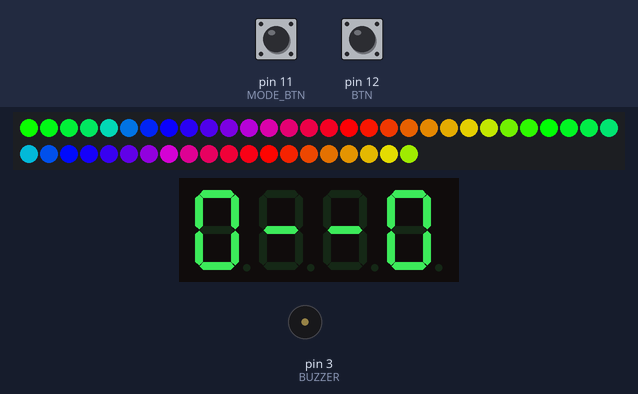
A sketch run on a simulated Arduino Nano, built with avr-gcc and run on an emulated ATmega328P. Parts: 50 RGB LEDs in strip order, left to right, continuing on the next row, 4-digit seven-segment display, buzzer (waves = sounding). The test bench sets the inputs (shaded band); at power-on: pin 12 (BTN) HIGH, pin 11 (MODE_BTN) HIGH. Random numbers use the default seed unless the sketch sets one; what the sketch prints to the serial monitor is not drawn.

Above: at 1.2 s.
1.3 s: pin 12 (BTN) pulled LOW for 0.15 s
2.0 s: pin 12 (BTN) pulled LOW for 1 s
At 3.3 s:
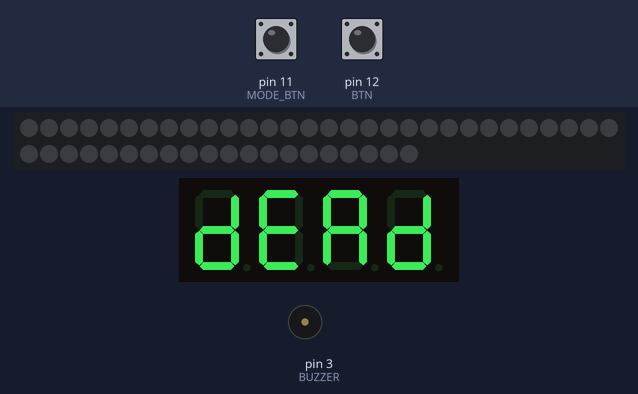
4.5 s: pin 11 (MODE_BTN) pulled LOW for 0.15 s
At 4.77 s:
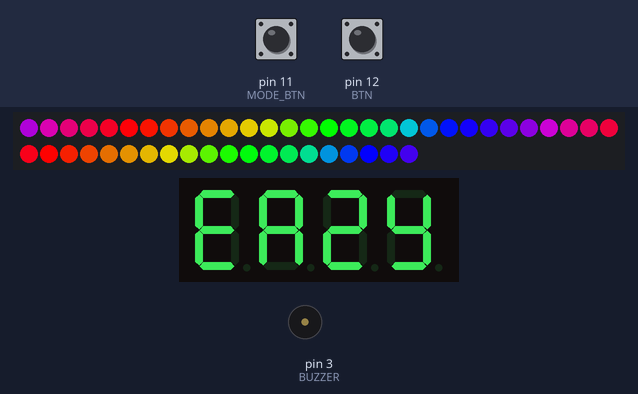
5.2 s: pin 11 (MODE_BTN) pulled LOW for 1 s
At 5.4 s:
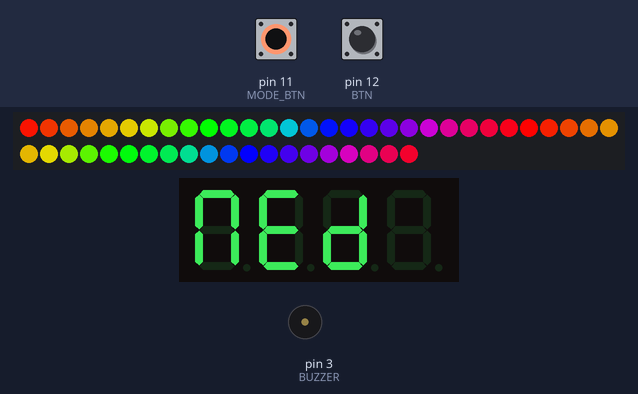
6.8 s: pin 11 (MODE_BTN) pulled LOW for 0.15 s
At 7.0 s:
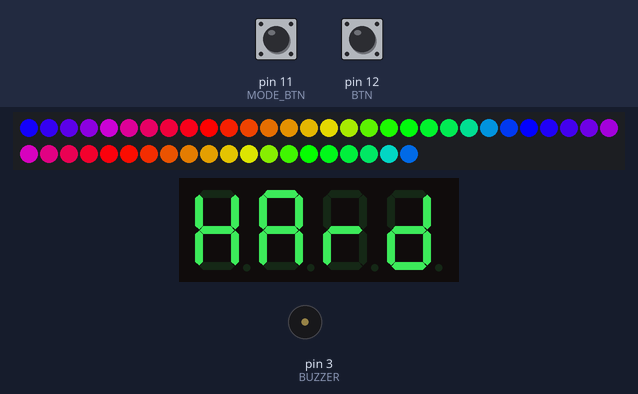
7.5 s: pin 12 (BTN) pulled LOW for 0.15 s
At 8.4 s:
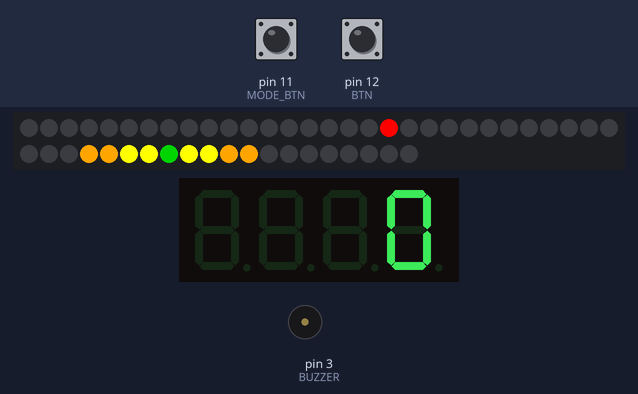
Timing chart, 0 to 10.5 s (numbered marks = the images above; inputs shaded):
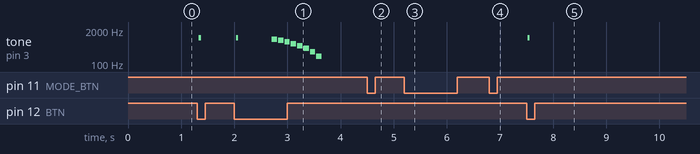

The sketch:

Cyclone_Game_v3.1.ino
```cpp
/*
________________________________________________________________________
  _   _    _    ____  _   _ _____   _     ____
 | | | |  / \  / ___|| | | |_   _| / \   / ___|
 | |_| | / _ \ \___ \| |_| | | |  / _ \ | |  _
 |  _  |/ ___ \ ___) |  _  | | | / ___ \| |_| |
 |_| |_/_/   \_\____/|_| |_| |_|/_/   \_\\____|

  Cyclone Game v3.1 — Using Arduino Nano + WS2812B
  Wokwi Simulation - "https://wokwi.com/projects/461095303071447041"
_________________________________________________________________________

  Name: Aniket Chowdhury [Hashtag]
  Email: micro.aniket@gmail.com
  GitHub: https://github.com/itzzhashtag
  Instagram: https://instagram.com/itzz_hashtag
  LinkedIn: https://www.linkedin.com/in/itzz-hashtag/
*/

#include <FastLED.h>        // LED strip control library
#include <TM1637Display.h>  // 4-digit display library
#include <EEPROM.h>         // Persistent memory (for high score)

// ===============================
// --- CONFIG ---
// ===============================
#define NUM_LEDS 50         // Total LEDs in strip
#define DATA_PIN 13         // Data pin for LED strip
#define BTN 12              // Main game button
#define MODE_BTN 11         // Mode selection button
#define BUZZER 3            // Buzzer pin
#define CLK 9               // TM1637 Clock pin
#define DIO 10              // TM1637 Data pin

// ===============================
// --- OBJECTS ---
// ===============================
CRGB leds[NUM_LEDS];        // LED array
TM1637Display display(CLK, DIO); // Display object

// ===============================
// --- GAME STATE ---
// ===============================
byte gameState = 0;         // 0 = idle, 1 = playing
byte Position = 0;          // Runner (red LED) position
byte level = 1;             // Game level
unsigned long gameTimer = 0; // Controls speed timing
bool newTarget = true;      // Flag to generate new target
int spot = 0;               // Target center position
int targetSize = 3;         // Safe zone size (fixed per round)
int highScore = 0;          // Stored high score (EEPROM)
int score = 0;              // Current score

// ===============================
// --- MODE SYSTEM ---
// ===============================
enum GameMode
{
  MODE_REST,
  MODE_EAZY,
  MODE_MED,
  MODE_HARD
};
GameMode currentMode = MODE_REST;

unsigned long modeTimer = 0;// Mode display timer
bool showModeFlag = false;
unsigned long idleTimer = 0;// Idle display cycle
byte idleState = 0;

// ===============================
// --- BUTTON HANDLING ---
// ===============================
bool lastBtn = HIGH;
bool lastModeBtn = HIGH;
bool buttonPressed() {
  bool curr = digitalRead(BTN);
  if (lastBtn == HIGH && curr == LOW)
  {
    delay(20);
    lastBtn = curr;
    return true;
  }
  lastBtn = curr;
  return false;
}

bool modePressed() {
  bool curr = digitalRead(MODE_BTN);
  if (lastModeBtn == HIGH && curr == LOW)
  {
    delay(20);
    lastModeBtn = curr;
    return true;
  }
  lastModeBtn = curr;
  return false;
}

// ===============================
// --- SOUND ---
// ===============================
void beep(int f, int d)
{
  tone(BUZZER, f, d);
  delay(d);
  noTone(BUZZER);
}
void sPress()
{
  beep(1000, 40);
}
void sNear()
{
  beep(600, 80);
}
void sHit()
{
  beep(1200, 60);
}
void sBull()
{
  beep(2000, 100);
}
void sDead()
{
  int notes[] = {900, 800, 700, 600, 500, 400, 300, 200};
  for (int i = 0; i < 8; i++)
  {
    tone(BUZZER, notes[i], 100);
    delay(120);
  }
  noTone(BUZZER);
}

// ===============================
// --- SETUP ---
// ===============================
void setup()
{
  FastLED.addLeds<WS2812B, DATA_PIN, GRB>(leds, NUM_LEDS);
  pinMode(BTN, INPUT_PULLUP);
  pinMode(MODE_BTN, INPUT_PULLUP);
  pinMode(BUZZER, OUTPUT);
  display.setBrightness(5);
  EEPROM.get(0, highScore);
  if (highScore < 0 || highScore > 9999) highScore = 0;   // Safety check
  Serial.print("High Score Loaded: ");
  Serial.println(highScore);
  Serial.begin(9600);
  Serial.println("Cyclone v3.1 Ready");
}

// ===============================
// --- LOOP ---
// ===============================
void loop()
{
  if (gameState == 0) idleMode();
  else playMode();
}

// ===============================
// --- IDLE MODE ---
// ===============================
void idleMode()
{
  fill_rainbow(leds, NUM_LEDS, millis() / 10, 10);
  FastLED.show();
  if (modePressed()) // Mode change
  {
    currentMode = (GameMode)(((int)currentMode + 1) % 4);

    showModeFlag = true;
    modeTimer = millis();

    Serial.print("Mode: ");
    Serial.println((int)currentMode);
  }
  // Display handling
  if (showModeFlag)
  {

    showMode();

    if (millis() - modeTimer > 10000)
    {
      showModeFlag = false;
    }

  }
  else
  {

    // Cycle: 0--0 → HiSr → Score
    if (millis() - idleTimer > 3000)
    {
      idleTimer = millis();
      idleState = (idleState + 1) % 3;
    }
    if (idleState == 0) showIdleDisplay();
    else if (idleState == 1) showHiSr();
    else display.showNumberDec(highScore);
    currentMode = MODE_REST;// 🔥 IMPORTANT: reset mode to default
  }
  if (buttonPressed())   // Start game
  {
    sPress();
    startGame();
  }
}

// ===============================
// --- START ---
// ===============================
void startGame()
{
  score = 0;
  level = 1;
  Position = 0;
  newTarget = true;
  gameState = 1;
  Serial.println("Game Start");
}

// ===============================
// --- PLAY MODE ---
// ===============================
void playMode()
{
  int speed;
  switch (currentMode) // Mode difficulty (ONLY speed changes)
  {
    case MODE_EAZY: speed = random(80, 110); break;
    case MODE_MED:  speed = random(50, 80); break;
    case MODE_HARD: speed = (random(0, 2) ? 25 : 40); break;
    default:        speed = constrain(80 - level * 3 + random(-6, 6), 20, 120); break;
  }
  if (millis() - gameTimer > speed)
  {
    gameTimer = millis();
    if (newTarget)  // Generate target ONCE
    {
      spot = random(2, NUM_LEDS - 2);
      switch (currentMode)       // Lock size once (NO flicker)
      {
        case MODE_EAZY: targetSize = random(3, 5); break;
        case MODE_MED:  targetSize = random(2, 4); break;
        case MODE_HARD: targetSize = random(0, 2); // 0 or 1 break;
        default:
          int baseSize = constrain(4 - level / 4, 0, 5);
          if (level > 6 && random(0, 5) == 0)     // 🎯 chance to trigger PERFECT mode (size = 0)
          {
            targetSize = 0;   // 🔥 perfect mode
            Serial.println("PERFECT MODE (DEFAULT)");
          }
          else
          {
            targetSize = max(1, baseSize); // normal safe zone
          }
          break;
      }
      newTarget = false;
      Serial.print("Target: ");
      Serial.print(spot);
      Serial.print(" Size: ");
      Serial.println(targetSize);
    }
    drawTarget(targetSize);
    moveRunner();
    FastLED.show();
  }
  if (buttonPressed())
  {
    handleHit(targetSize);
  }
  display.showNumberDec(score);
}

// ===============================
// --- HIT SYSTEM ---
// ===============================
void handleHit(int size)
{
  sPress();  // button click sound
  int hit = Position - 1;// Get last runner position (actual hit point)
  if (hit < 0) hit = NUM_LEDS - 1;
  int dist = abs(hit - spot); // Distance calculation (wrap-safe)
  dist = min(dist, NUM_LEDS - dist);
  Serial.print("Hit: ");
  Serial.print(hit);
  Serial.print(" | Target: ");
  Serial.print(spot);
  Serial.print(" | Dist: ");
  Serial.println(dist);

  // ===============================
  // 🎯 PERFECT MODE (no safe zone)
  // ===============================
  if (size == 0)
  {
    if (dist == 0)
    {
      Serial.println("PERFECT HIT!");
      sBull();
      score += 30;   // higher reward
      win();
    } else
    {
      Serial.println("MISS (Perfect Mode)");
      lose();
    }
    return;
  }

  // ===============================
  // 🎯 NORMAL MODE (multi-zone)
  // ===============================
  int inner = max(1, size / 2);
  if (dist == 0)
  {
    Serial.println("BULLSEYE");
    sBull();
    score += 20;
    win();
  }
  else if (dist <= inner)
  {
    Serial.println("GOOD HIT");
    sHit();
    score += 12;
    win();
  }
  else if (dist <= size)
  {
    Serial.println("EDGE HIT");
    sNear();
    score += 8;
    win();
  }
  else
  {
    Serial.println("MISS");
    lose();
  }
}

// ===============================
// --- WIN / LOSE ---
// ===============================
void win()
{
  level++;
  Serial.println("WIN");
  flash(CRGB::Green);
  newTarget = true;
}

void lose()
{
  Serial.println("DEAD");
  if (score > highScore)   // SAVE HIGH SCORE
  {
    highScore = score;
    EEPROM.put(0, highScore);
    Serial.print("New High Score: ");
    Serial.println(highScore);
  }
  showDead();
  flash(CRGB::Red);
  sDead();
  delay(300);
  resetGame();
}
// ===============================
// --- DISPLAY ---
// ===============================
void showIdleDisplay()
{
  uint8_t d[] = {0x3F, 0x40, 0x40, 0x3F}; // 0--0
  display.setSegments(d);
}

void showHiSr()
{
  uint8_t d[] = {0x76, 0x10, 0x6D, 0x50}; // HiSr
  display.setSegments(d);
}

void showMode()
{
  uint8_t d[4];
  switch (currentMode)
  {
    case MODE_EAZY: d[0] = 0x79; d[1] = 0x77; d[2] = 0x5B; d[3] = 0x6E; break;
    case MODE_MED:  d[0] = 0x37; d[1] = 0x79; d[2] = 0x5E; d[3] = 0x00; break;
    case MODE_HARD: d[0] = 0x76; d[1] = 0x77; d[2] = 0x50; d[3] = 0x5E; break;
    default:        d[0] = 0x50; d[1] = 0x79; d[2] = 0x6D; d[3] = 0x78; break;
  }

  display.setSegments(d);
}

void showDead()
{
  uint8_t d[] = {0x5E, 0x79, 0x77, 0x5E};
  display.setSegments(d);
}

// ===============================
// --- LED ---
// ===============================
void drawTarget(int size)
{
  fill_solid(leds, NUM_LEDS, CRGB::Black);      // Clear all LEDs first
  // ===============================
  // 🎯 PERFECT MODE (single LED)
  // ===============================
  if (size == 0)
  {
    leds[spot] = CRGB::Blue;   // special color for danger
    return;
  }
  // ===============================
  // 🎯 NORMAL TARGET (multi-zone)
  // ===============================
  for (int i = -size; i <= size; i++)
  {
    int idx = (spot + i + NUM_LEDS) % NUM_LEDS;
    if (i == 0)
    {
      leds[idx] = CRGB::Green;      // center (bullseye)
    }
    else if (abs(i) <= size / 2)
    {
      leds[idx] = CRGB::Yellow;     // inner zone
    }
    else
    {
      leds[idx] = CRGB::Orange;     // outer zone
    }
  }
}

void moveRunner()
{
  leds[Position] = CRGB::Red;
  Position = (Position + 1) % NUM_LEDS;
}

void flash(CRGB c)
{
  for (int i = 0; i < 2; i++)
  {
    fill_solid(leds, NUM_LEDS, c);
    FastLED.show();
    delay(150);
    fill_solid(leds, NUM_LEDS, CRGB::Black);
    FastLED.show();
    delay(150);
  }
}

// ===============================
// --- RESET ---
// ===============================
void resetGame()
{
  gameState = 0;
  score = 0;
  level = 1;
  currentMode = MODE_REST;// 🔥 IMPORTANT: reset mode to default
  showModeFlag = false;     // Reset mode display state
  Serial.println("Reset → Back to REST mode");
}
// ===============================
// --- The END ---
// ===============================
```

Measured:
- after the input at 1.3 s, tone on pin 3 (BUZZER): silent → 1000 Hz at once, → silent 0.04 s later
- after the input at 2.0 s, tone on pin 3 (BUZZER): plays 1000 Hz for 0.04 s, 900 Hz for 0.10 s, 800 Hz for 0.10 s, 700 Hz for 0.10 s, 600 Hz for 0.10 s, 500 Hz for 0.10 s … (9 notes in this stretch), starting at once
- after the input at 7.5 s, tone on pin 3 (BUZZER): silent → 1000 Hz at once, → silent 0.04 s later
